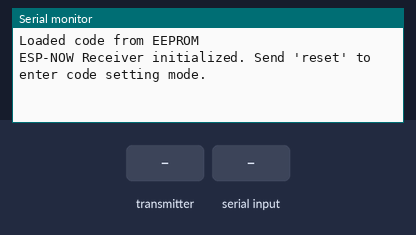
Recording of a sketch running on a simulated ESP32. Parts: the last lines printed to the serial monitor. Inputs (shaded band) come from the test bench. EEPROM starts erased.

Above: at 1.2 s.
1.3 s: the transmitter starts sending codeLen = 0
At 1.61 s:
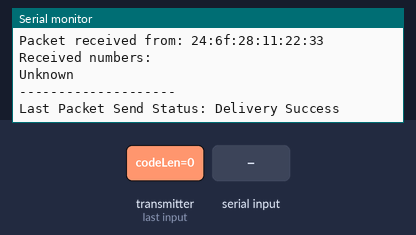
2.8 s: "reset\n" received over Serial
At 3.11 s:
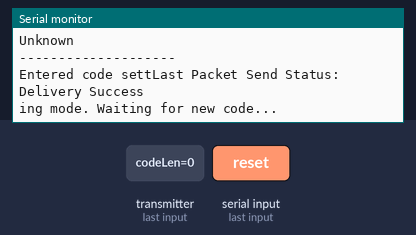

Measured:
- after the input at 1.3 s, the serial monitor: prints a new line at once (image 1)
- after the input at 2.8 s, the serial monitor: prints a new line at once (image 2)

The sketch:

receiver-firmware.ino
```cpp
#include "config.h"
#include <esp_now.h>
#include <WiFi.h>
#include <EEPROM.h>

enum ctrlCode {
  codeUp = 10,
  codeDown = 11,
  codeStop = 12
};

// Updated structure to receive data
typedef struct struct_rx_message {
  uint8_t codeLen;
  ctrlCode ctrlButton;
  uint8_t code[12];
} struct_rx_message;

// Structure to send status message
typedef struct struct_tx_message {
  uint8_t status;             // 0: Not authorized, 1: Authorized, 2: New code set, 3: Locked out
  uint8_t remainingAttempts;  // 0-3, where 0 means locked out
} struct_tx_message;

// Create message structures
struct_rx_message rxData;
struct_tx_message txData;

// Variables for code setting and validation
uint8_t validCode[12];
uint8_t validCodeLen = 0;
bool isCodeSettingMode = false;

// Lockout variables
uint8_t remainingAttempts = MAX_ATTEMPTS;
unsigned long lockoutStartTime = 0;
bool lockedOut = false;

// Function to save code to EEPROM
void saveCodeToEEPROM() {
  EEPROM.write(CODE_LENGTH_ADDR, validCodeLen);
  for (int i = 0; i < validCodeLen; i++) {
    EEPROM.write(CODE_START_ADDR + i, validCode[i]);
  }
  EEPROM.commit();
}

// Function to load code from EEPROM
void loadCodeFromEEPROM() {
  validCodeLen = EEPROM.read(CODE_LENGTH_ADDR);
  if (validCodeLen > 12) validCodeLen = 0;  // Safety check
  for (int i = 0; i < validCodeLen; i++) {
    validCode[i] = EEPROM.read(CODE_START_ADDR + i);
  }
}

// Function to print MAC address on Serial Monitor
void printMAC(const uint8_t *mac_addr) {
  char macStr[18];
  snprintf(macStr, sizeof(macStr), "%02x:%02x:%02x:%02x:%02x:%02x",
           mac_addr[0], mac_addr[1], mac_addr[2], mac_addr[3], mac_addr[4], mac_addr[5]);
  Serial.println(macStr);
}

// Function to compare received code with valid code
bool isCodeValid(const uint8_t *receivedCode, uint8_t receivedCodeLen) {
  if (receivedCodeLen != validCodeLen) return false;
  for (int i = 0; i < validCodeLen; i++) {
    if (receivedCode[i] != validCode[i]) return false;
  }
  return true;
}

// Function to send status message
void sendStatusMessage() {
  esp_err_t result = esp_now_send(masterMacAddress, (uint8_t *)&txData, sizeof(txData));
  if (result != ESP_OK) {
    Serial.println("Error sending status message");
  }
}

// Callback function when data is sent
void OnDataSent(const uint8_t *mac_addr, esp_now_send_status_t status) {
  Serial.print("Last Packet Send Status: ");
  Serial.println(status == ESP_NOW_SEND_SUCCESS ? "Delivery Success" : "Delivery Fail");
}

// Updated callback function executed when data is received
void OnDataRecv(const esp_now_recv_info_t *esp_now_info, const uint8_t *incomingData, int len) {
  const uint8_t *mac_addr = esp_now_info->src_addr;
  Serial.print("Packet received from: ");
  printMAC(mac_addr);

  memcpy(&rxData, incomingData, sizeof(rxData));

  // Print the message contents
  Serial.print("Received numbers: ");
  for (int i = 0; i < rxData.codeLen; i++) {
    Serial.print(rxData.code[i]);
  }
  Serial.println();


  if (isCodeSettingMode) {
    // Save the received code as the new valid code
    memcpy(validCode, rxData.code, rxData.codeLen);
    validCodeLen = rxData.codeLen;
    saveCodeToEEPROM();  // Save the new code to EEPROM
    Serial.println("New code set and saved to EEPROM");
    isCodeSettingMode = false;
    txData.status = 2;
    txData.remainingAttempts = MAX_ATTEMPTS;
    sendStatusMessage();
  } else {
    bool codeValid = isCodeValid(rxData.code, rxData.codeLen);
    switch (rxData.ctrlButton) {
      case codeUp:
        Serial.println("Up");
        if (codeValid && !lockedOut) {
          Serial.println("Code authorized");
          Serial.print("Control code: ");
          txData.status = 1;
          remainingAttempts = MAX_ATTEMPTS;
        } else {
          if (!codeValid) {
            Serial.println("Invalid code");
            txData.status = 0;
            if (remainingAttempts > 0) remainingAttempts--;  // Don't underflow an unsigned integer! :I
            if (remainingAttempts == 0) {
              lockedOut = true;

              lockoutStartTime = millis();
              Serial.println("Entering lockout state");
            }
            if (lockedOut) {
              txData.status = 3;
            }
          }
        }
        break;
      case codeDown:
        Serial.println("Down");
        txData.status = 1;  // Down commands are always authorised
        break;
      case codeStop:
        Serial.println("Stop");
        txData.status = 1;  // Stop commands are always authorised
        break;
      default:
        Serial.println("Unknown");
    }

    txData.remainingAttempts = remainingAttempts;
    sendStatusMessage();

    Serial.println("--------------------");
  }
}

void setup() {
  // Init Serial Monitor
  Serial.begin(115200);

  // Initialize EEPROM
  EEPROM.begin(EEPROM_SIZE);

  // Load the valid code from EEPROM
  loadCodeFromEEPROM();
  Serial.println("Loaded code from EEPROM");

  // Set device as a Wi-Fi Station
  WiFi.mode(WIFI_STA);

  // Init ESP-NOW
  if (esp_now_init() != ESP_OK) {
    Serial.println("There was an error initializing ESP-NOW");
    return;
  }

  // Set the PMK key
  esp_now_set_pmk((uint8_t *)PMK_KEY_STR);

  // Register the master as peer
  esp_now_peer_info_t peerInfo;
  memcpy(peerInfo.peer_addr, masterMacAddress, 6);
  peerInfo.channel = 0;
  // Setting the master device LMK key
  for (uint8_t i = 0; i < 16; i++) {
    peerInfo.lmk[i] = LMK_KEY_STR[i];
  }
  // Set encryption to true
  peerInfo.encrypt = true;

  // Add master as peer
  if (esp_now_add_peer(&peerInfo) != ESP_OK) {
    Serial.println("Failed to add peer");
    return;
  }

  // Register callbacks
  esp_now_register_recv_cb(OnDataRecv);
  esp_now_register_send_cb(OnDataSent);

  Serial.println("ESP-NOW Receiver initialized. Send 'reset' to enter code setting mode.");
}

void loop() {
  // Check if 'reset' command is received over Serial
  if (Serial.available()) {
    String command = Serial.readStringUntil('\n');
    command.trim();
    if (command.equalsIgnoreCase("reset")) {
      isCodeSettingMode = true;
      Serial.println("Entered code setting mode. Waiting for new code...");
    }
  }

  // Check if lockout period has ended (rollover-safe version)
  if (remainingAttempts == 0) {
    unsigned long currentTime = millis();
    if (currentTime - lockoutStartTime >= LOCKOUT_DURATION || currentTime < lockoutStartTime) {
      remainingAttempts = MAX_ATTEMPTS;
      lockedOut = false;
      Serial.println("Lockout period ended");
    }
  }
}
```

config.h
```cpp
// Config.h
#pragma once

uint8_t masterMacAddress[] = {0x8C, 0xBF, 0xEA, 0xCC, 0xB1, 0xF0};

// Encryption Keys
#define PMK_KEY_STR "0123456789abcdef"
#define LMK_KEY_STR "314159abcdefghij"

// EEPROM addresses
#define EEPROM_SIZE 64
#define CODE_LENGTH_ADDR 0
#define CODE_START_ADDR 1

// Incorrect code behaviour
#define MAX_ATTEMPTS 3
#define LOCKOUT_DURATION 60000  // 1 minute in milliseconds
```
